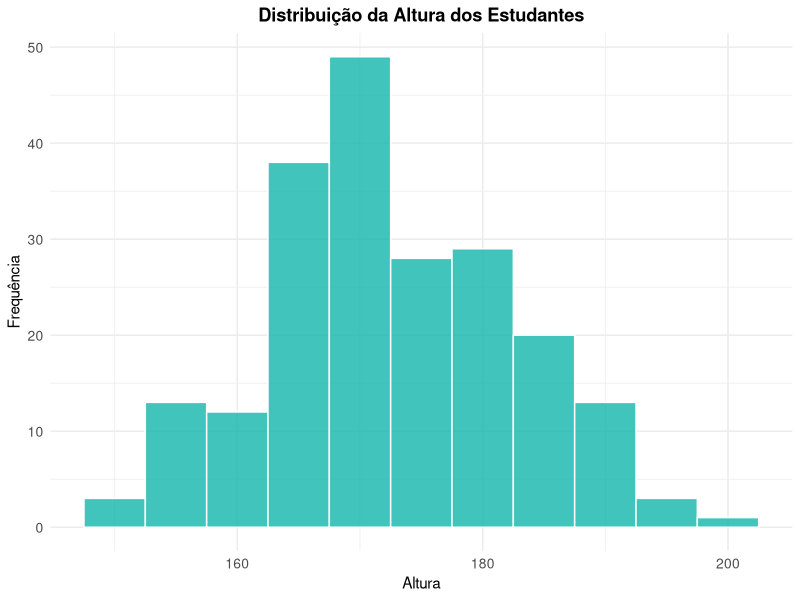
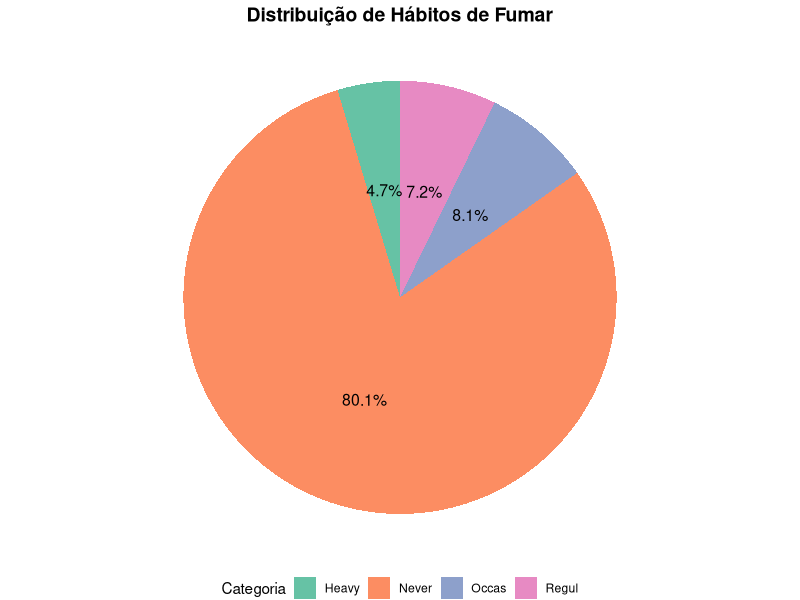
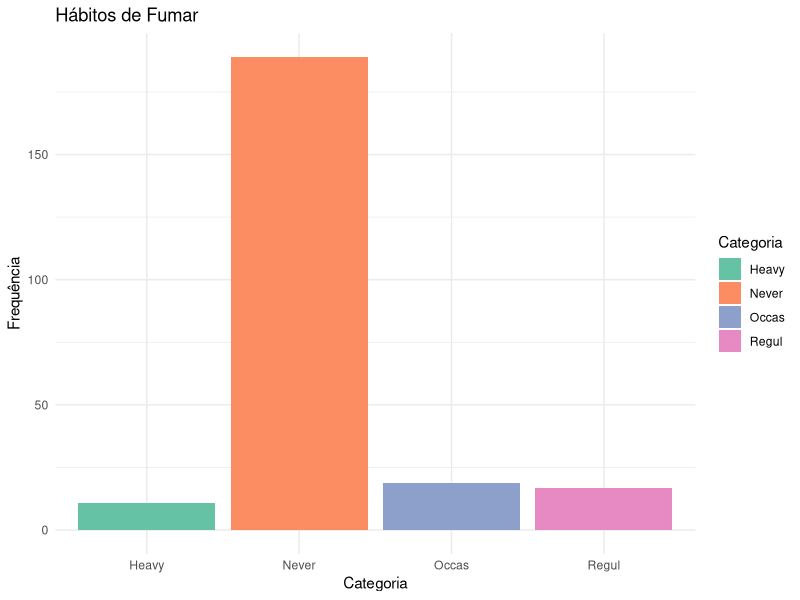
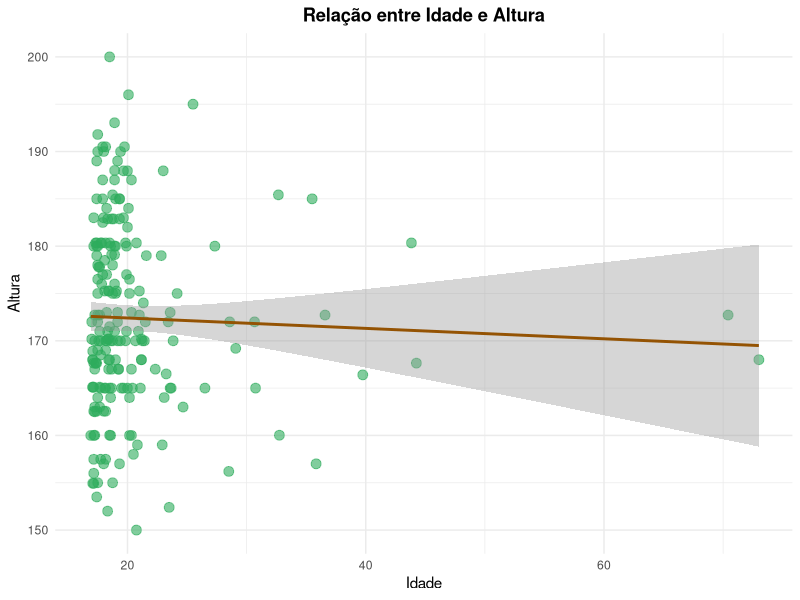

The R script that drew these images, in order:
library(ggplot2)
library(MASS)
data(survey)


#Histograma
ggplot(data = survey, aes(x = Height)) +
  geom_histogram(
    binwidth = 5,
    fill = "#12b5aa",
    color = "white",
    alpha = 0.8
  ) +
  labs(
    title = "Distribuição da Altura dos Estudantes",
    x = "Altura",
    y = "Frequência"
  ) +
  theme_minimal() +
  theme(
    plot.title = element_text(hjust = 0.5, face = "bold"),
    axis.text = element_text(size = 10)
  )



#Pizza
dados_fumo <- as.data.frame(table(survey$Smoke))
names(dados_fumo) <- c("Categoria", "Frequência")

ggplot(dados_fumo, aes(x = "", y = Frequência, fill = Categoria)) +
  geom_bar(stat = "identity", width = 1) +
  coord_polar("y", start = 0) +
  scale_fill_brewer(palette = "Set2") +
  labs(
    title = "Distribuição de Hábitos de Fumar",
    fill = "Categoria"
  ) +
  theme_void() +
  theme(
    plot.title = element_text(hjust = 0.5, size = 14, face = "bold"),
    legend.position = "bottom"
  ) +
  geom_text(aes(label = paste0(round(Frequência / sum(Frequência) * 100, 1), "%")), 
            position = position_stack(vjust = 0.5), size = 4)



#Barras
ggplot(dados_fumo, aes(x = Categoria, y = Frequência, fill = Categoria)) +
  geom_bar(stat = "identity") +
  scale_fill_brewer(palette = "Set2") +
  labs(title = "Hábitos de Fumar") +
  theme_minimal()



#Diagrama de Dispersão
ggplot(survey, aes(x = Age, y = Height)) +
  geom_point(
    color = "#2eab5c",
    size = 3,
    alpha = 0.6
  ) +
  geom_smooth(
    method = "lm",
    color = "#945303"#,
    #se = FALSE
  ) +
  labs(
    title = "Relação entre Idade e Altura",
    x = "Idade",
    y = "Altura"
  ) +
  theme_minimal() +
  theme(
    plot.title = element_text(hjust = 0.5, face = "bold")
  )